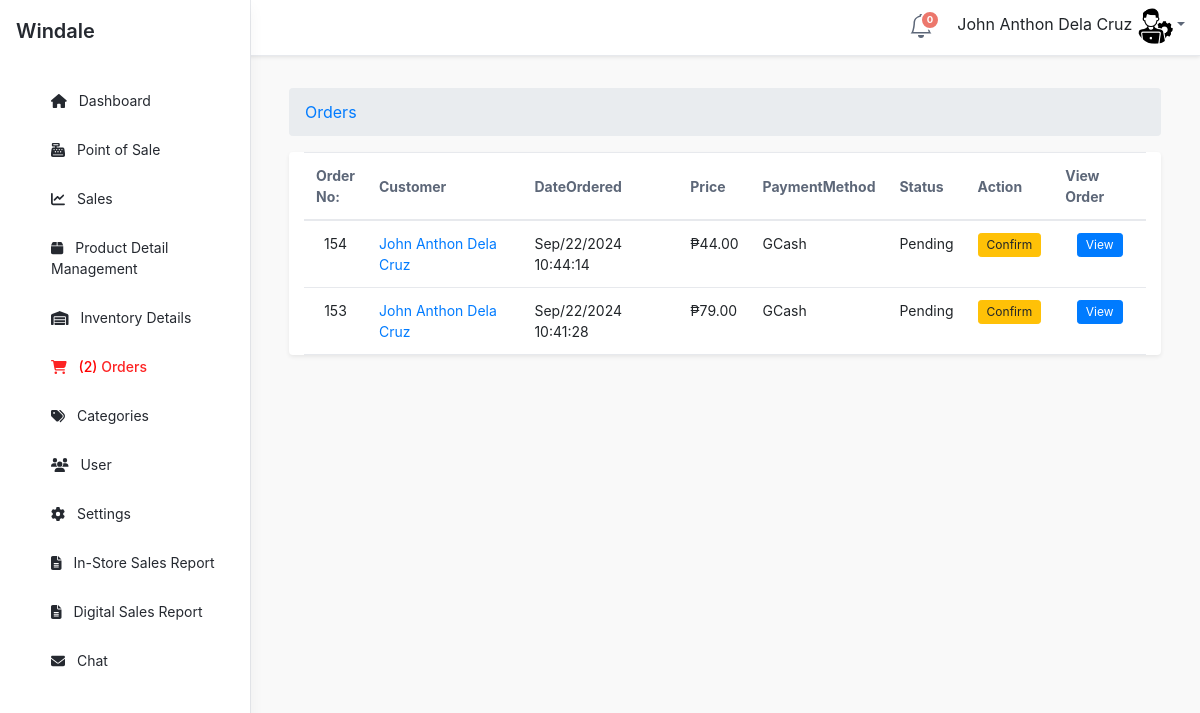
The app's page /admin/orders/index.php (signed in) with its own data.
### tables this page shows
CREATE TABLE `tblsummary` (
  `SUMMARYID` int(11) NOT NULL,
  `ORDEREDDATE` timestamp NOT NULL DEFAULT current_timestamp(),
  `CUSTOMERID` int(11) NOT NULL,
  `ORDEREDNUM` int(11) NOT NULL,
  `DELFEE` double NOT NULL,
  `PAYMENT` double NOT NULL,
  `PAYMENTMETHOD` varchar(30) NOT NULL,
  `ORDEREDSTATS` varchar(30) NOT NULL,
  `ORDEREDREMARKS` varchar(125) NOT NULL,
  `CLAIMEDADTE` datetime NOT NULL,
  `HVIEW` tinyint(4) NOT NULL,
  `DELADD` varchar(100) NOT NULL,
  `PAYMENTINTENT` varchar(255) DEFAULT NULL,
  `Gcashpaymentstatus` varchar(250) NOT NULL,
  `LINEITEMSDETAILS` varchar(250) NOT NULL
);

CREATE TABLE `tblcustomer` (
  `CUSTOMERID` int(11) NOT NULL,
  `FNAME` varchar(30) NOT NULL,
  `LNAME` varchar(30) NOT NULL,
  `MNAME` varchar(30) NOT NULL,
  `CUSHOMENUM` varchar(90) NOT NULL,
  `STREETADD` text NOT NULL,
  `BRGYADD` text NOT NULL,
  `CITYADD` text NOT NULL,
  `LMARK` varchar(50) NOT NULL,
  `PROVINCE` varchar(80) NOT NULL,
  `COUNTRY` varchar(30) NOT NULL,
  `DBIRTH` date NOT NULL,
  `GENDER` varchar(10) NOT NULL,
  `PHONE` varchar(20) NOT NULL,
  `EMAILADD` varchar(40) NOT NULL,
  `ZIPCODE` int(6) NOT NULL,
  `CUSUNAME` varchar(250) NOT NULL,
  `CUSPASS` varchar(90) NOT NULL,
  `CUSPHOTO` varchar(255) NOT NULL,
  `TERMS` tinyint(4) NOT NULL,
  `STATUS` varchar(250) NOT NULL,
  `DATEJOIN` timestamp NOT NULL DEFAULT current_timestamp(),
  `code` text NOT NULL
);

### admin/orders/index.php (called while the page is built, shortened)
<?php
require_once ("../theme/templates.php");
?>

### include/database.php (called while the page is built, shortened)
<?php
class Database {
	var $sql_string = '';
	private $conn;
	public function open_connection() {
		$this->conn = mysqli_connect(server,user,pass);
		if(!$this->conn){
			echo "Problem in database connection! Contact administrator!";
			exit();
		}else{
			$db_select = mysqli_select_db($this->conn,database_name);
		}
	}
	function setQuery($sql='') {
		$this->sql_string=$sql;
	}
	function executeQuery() {
		$result = mysqli_query($this->conn, $this->sql_string);
		return $this->confirm_query($result);
	}
	private function confirm_query($result) {
		return $result;
	}
	function loadResultList( $key='' ) {
		$cur = $this->executeQuery();
		$array = array();
		while ($row = mysqli_fetch_object($cur)) {
			if ($key) {
				$array[$row->$key] = $row;
			} else {
				$array[] = $row;
			}
		}
		return $array;
	}
}
$mydb = new Database();
?>

### admin/orders/list.php (the view, shortened to what this page needs)
<div class="tab-content" id="orders-table-tab-content">
    <div class="tab-pane fade show active" id="orders-all" role="tabpanel" aria-labelledby="orders-all-tab">
        <div class="app-card app-card-orders-table shadow-sm mb-5">
        <div class="app-card-body" style="margin: 0 15px;">
                <div class="table-responsive">
                    <table id="myTable" class="table app-table-hover mb-0 text-left">
                        <thead>
                            <tr>
                                <th class="cell">Order No:</th>
                                <th class="cell">Customer</th>
                                <th class="cell">DateOrdered</th>
                                <th class="cell">Price</th>
                                <th class="cell">PaymentMethod</th>
                                <th class="cell">Status</th>
                                <th class="cell">Action</th>
                                <th class="cell">View Order</th>
                            </tr>
                        </thead>
                        <tbody>
                            <?php
                                    $query = "SELECT * FROM tblsummary s ,tblcustomer c
                                              WHERE s.CUSTOMERID=c.CUSTOMERID ORDER BY ORDEREDNUM desc ";
                                    $mydb->setQuery($query);
                                    $cur = $mydb->loadResultList();
                                    foreach ($cur as $result) {
                                        echo '<tr>';
                                        echo '<td width="3%" align="center">' . $result->ORDEREDNUM . '</td>';
                                        echo '<td><a href="index.php?view=customerdetails&customerid=' . $result->CUSTOMERID . '" title="View customer information">' . $result->FNAME . ' ' . $result->LNAME . '</a></td>';
                                        echo '<td>' . date_format(date_create($result->ORDEREDDATE), "M/d/Y h:i:s ") . '</td>';
                                        echo '<td> &#8369;' . number_format($result->PAYMENT, 2) . '</td>';
                                        echo '<td>' . $result->PAYMENTMETHOD . '</td>';
                                        echo '<td>' . $result->ORDEREDSTATS . '</td>';
                                        if ($result->ORDEREDSTATS == 'Pending') {
                                            echo '<td style="text-align: center;">
                                                   <button onclick="confirmOrder(' . $result->ORDEREDNUM . ', ' . $result->CUSTOMERID . ')" class="btn btn-warning btn-sm">Confirm</button>
                                                </td>';
                                        } elseif ($result->ORDEREDSTATS == 'Cancelled') {
                                            echo '<td style="text-align: center;">
                                                    <a href="#" class="btn btn-danger btn-sm" disabled>Cancelled</a>
                                                </td>';
                                        } elseif ($result->ORDEREDSTATS == 'Confirmed') {
                                                echo '<td style="text-align: center;">
                                                        <a href="#" class="btn btn-success btn-sm" disabled>Confirmed</a>
                                                         <button onclick="prepareDelivery(' . $result->ORDEREDNUM . ', ' . $result->CUSTOMERID . ')" class="btn btn-primary btn-sm">Click to Prepare for Delivery</button>
                                                    </td>';
                                        } elseif ($result->ORDEREDSTATS == 'Preparing for Delivery') {
                                            echo '<td style="text-align: center;">
                                                    <button onclick="approachDestination(' . $result->ORDEREDNUM . ', ' . $result->CUSTOMERID . ')" class="btn btn-info btn-sm">Update to Approaching Destination</button>
                                                </td>';
                                            } elseif ($result->ORDEREDSTATS == 'Approaching Destination') {
                                                echo '<td style="text-align: center;">
                                                        <button onclick="markDelivered(' . $result->ORDEREDNUM . ', ' . $result->CUSTOMERID . ')" class="btn btn-success btn-sm">Click to Mark Order as Delivered</button>
                                                    </td>';
                                        } elseif ($result->ORDEREDSTATS == 'Delivered Successfully') {
                                            echo '<td style="text-align: center;">
                                                    <a href="#" class="btn btn-success btn-sm" disabled>Completed</a>
                                                </td>';
                                        }
                                        echo '<td><center><a href="#" title="View list Of ordered" class="orders btn btn-primary btn-sm" data-toggle="modal" data-target="#myModal" data-id="' . $result->ORDEREDNUM . '">View</a></center></td>';
                                        echo '</tr>';
                                    }
                                    ?>
                        </tbody>
                    </table>
                </div>
            </div>
        </div>
</div>

### records on screen
tblsummary: ORDEREDNUM "154", CUSTOMERID.FNAME "John Anthon", CUSTOMERID.LNAME "Dela Cruz", ORDEREDDATE "Sep/22/2024 10:44:14", PAYMENT "44.00", PAYMENTMETHOD "GCash", ORDEREDSTATS "Pending"
tblsummary: ORDEREDNUM "153", CUSTOMERID.FNAME "John Anthon", CUSTOMERID.LNAME "Dela Cruz", ORDEREDDATE "Sep/22/2024 10:41:28", PAYMENT "79.00", PAYMENTMETHOD "GCash", ORDEREDSTATS "Pending"

### other values on screen
$notificationCount "0"
$_SESSION['U_NAME'] "John Anthon Dela Cruz"
$res "2"
$title "Orders"
